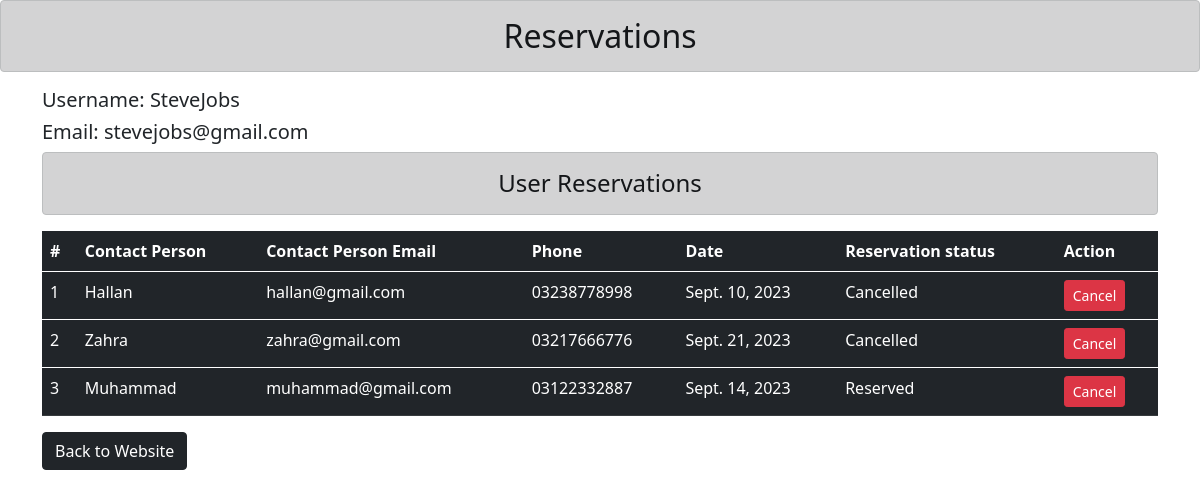
The app's page /get-reservations/ (signed in) with its own data.
### authusers/models.py (models this page shows, shortened)
class User(AbstractUser):
    email = models.EmailField(unique=True)
    username = models.CharField(max_length=100)
    user_phone = models.CharField(max_length=15,null=True)
    created_at = models.DateTimeField(auto_now_add=True)
    updated_at = models.DateTimeField(auto_now=True)
    USERNAME_FIELD = 'email'
    REQUIRED_FIELDS = ['username']

### coreapp/models.py (models this page shows, shortened)
class Reservations(models.Model):
    user = models.ForeignKey(User, on_delete=models.CASCADE)
    table = models.ForeignKey(MakeTable, on_delete=models.CASCADE)
    reservation_name = models.CharField(max_length=50)
    reservation_email= models.EmailField(max_length=50)
    reservation_phone = models.CharField(max_length=20)
    reservation_date = models.DateField(verbose_name='Reservation Date')
    reservation_time = models.TimeField(verbose_name='Reservation Time')
    reservation_message = models.CharField(max_length=255)
    persons = models.PositiveIntegerField(verbose_name='Persons')
    reservation_status = models.CharField(
        choices=RESERVATION_STATUS_CHOICES, max_length=15, default='in_review')
    class Meta:
        verbose_name_plural = 'Reservations'
    def __str__(self):
        return f"{self.user.username} - {self.table.table_name}"

### coreapp/views.py (the view)
# urls.py: path('get-reservations/',views.reservation_listing,name='reservation-listing'),
def reservation_listing(request):
    if request.user.is_authenticated:
        user_reservations = Reservations.objects.filter(user = request.user)
        print('User Reservations',user_reservations )
        return render(request,'coreapp/reservations.html',context={'reservations':user_reservations})
    return redirect('coreapp:index')

### templates/coreapp/reservations.html (shortened to what this page needs)
{% load static %}
<!DOCTYPE html>
<html lang="en">
<head>
    <link href="https://cdn.jsdelivr.net/npm/bootstrap@5.0.2/dist/css/bootstrap.min.css" rel="stylesheet">
    <link rel="stylesheet" href="{% static 'assets/css/reservations.css' %}">
</head>
<body>
    <h2 class="text-center alert alert-dark">Reservations</h2>
<div class="container">
  <div class="inner-box" style="border: 2rem;">
    <div>
        <strong>
            <h5>Username:   {{request.user.username}}</h5>
            <h5>Email:  {{request.user.email}}</h5>
        </strong>
    </div>
  </div>
</div>
<div class="container">
    <table class="table table-dark">
        <h4 class="text-center alert alert-dark">User Reservations</h4>
        <thead>
          <tr>
            <th scope="col">#</th>
            <th scope="col">Contact Person</th>
            <th scope="col">Contact Person Email</th>
            <th scope="col">Phone</th>
            <th scope="col">Date</th>
            <th scope="col">Reservation status</th>
            <th scope="col">Action</th>
          </tr>
        </thead>
        {% if reservations %}
          {% for record in reservations %}
        <tbody>
          <tr>
            <td>{{record.id}}</th>
            <td>{{record.reservation_name}}</td>
            <td>{{record.reservation_email}}</td>
            <td>{{record.reservation_phone}}</td>
            <td>{{record.reservation_date}}</td>
            <td>{{record.get_reservation_status_display}}</td>
            <td>
                <form action="{% url 'coreapp:cancel-reservation' %}" method="POST" class="d-inline">
                    <input type="submit" class="btn btn-danger btn-sm" value="Cancel">
                </form>
            </td>
          </tr>
          {% endfor %}
        </tbody>
        {% else %}
        <h5 class="text-center alert alert-danger">No Records</h5>
        {% endif %}
      </table>
      <a href="{% url 'coreapp:index' %}" class="btn btn-dark">Back to Website</a>
</div>
</body>
</html>

### records on screen
User: user.username "SteveJobs", user.email "stevejobs@gmail.com"
Reservations: id "1", reservation_name "Hallan", reservation_email "hallan@gmail.com", reservation_phone "03238778998", reservation_date "Sept. 10, 2023", reservation_status "Cancelled"
Reservations: id "2", reservation_name "Zahra", reservation_email "zahra@gmail.com", reservation_phone "03217666776", reservation_date "Sept. 21, 2023", reservation_status "Cancelled"
Reservations: id "3", reservation_name "Muhammad", reservation_email "muhammad@gmail.com", reservation_phone "03122332887", reservation_date "Sept. 14, 2023", reservation_status "Reserved"
